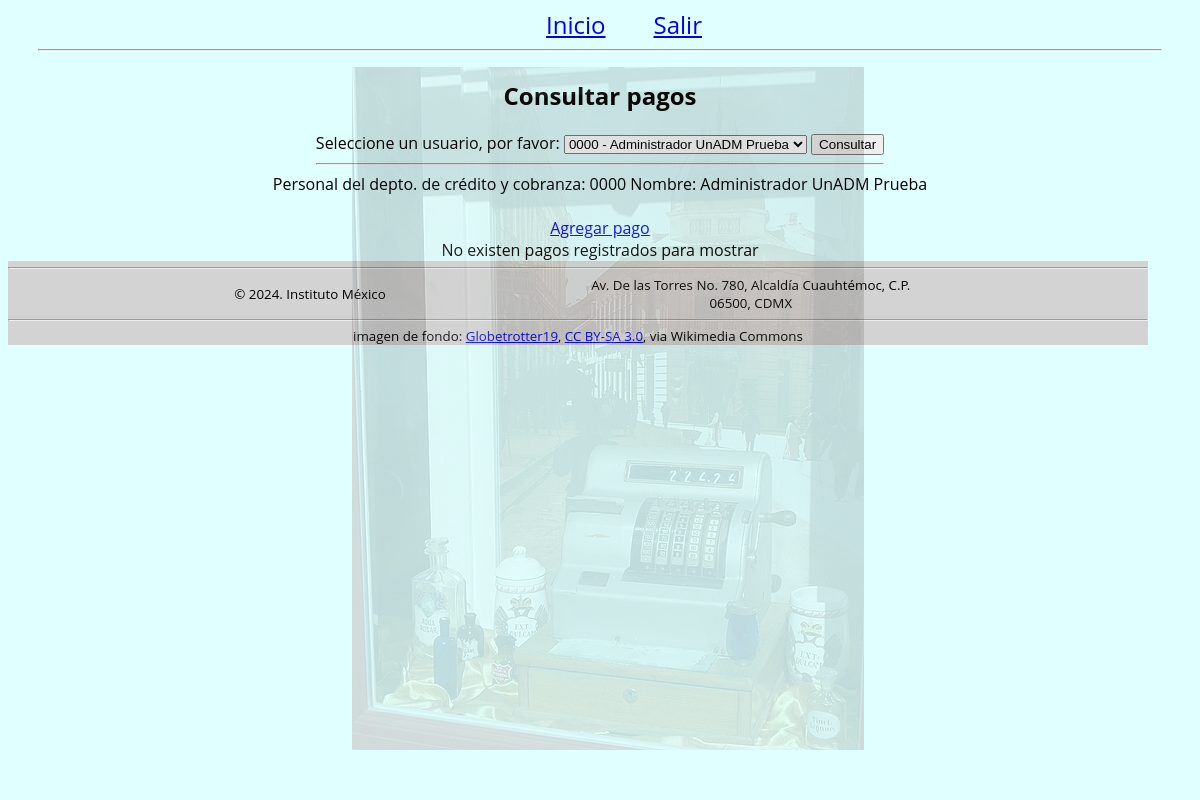
The page /pago/consultar.php (signed in) on the database its author committed.
### tables this page shows
CREATE TABLE IF NOT EXISTS Usuario(
    IDUsuario CHAR(4) NOT NULL PRIMARY KEY,
    Nombre VARCHAR(128) NOT NULL,
    ApellidoPaterno VARCHAR(128) NOT NULL,
    ApellidoMaterno VARCHAR(128) NULL,
    Edad INT,
    Sexo VARCHAR(25),
    Email VARCHAR(128) NULL,
    TipoUsuario VARCHAR(3) NOT NULL,  
    Password VARCHAR(64));

### usuario/usuario.php (called while the page is built, shortened)
<?php
require_once $_SERVER["DOCUMENT_ROOT"] . '/comun/database.php';
class Usuario
{
    private $db;
    public $nombre;
    public $apellidoPaterno;
    public $apellidoMaterno;
    public $tipoUsuario;
    function __construct()
    {
        $this->db = new Database();
    }
    public static function getUsuarioFirmado() {
        if(isset($_SESSION["UsuarioFirmado"])) {
            return $_SESSION["UsuarioFirmado"];
        }
        return null;
    }
    public function leerUsuarios()
    {
        $sql = $this->db->prepare('SELECT * FROM Usuario');
        if ($sql->execute()) {
            $resultado = $sql->fetchAll();
            return $resultado;
        }
    }
    public function asignarValores($arrValores)
    {
        $this->nombre = $arrValores['Nombre'];
        $this->apellidoPaterno = $arrValores['ApellidoPaterno'];
        $this->apellidoMaterno = $arrValores['ApellidoMaterno'];
        $this->tipoUsuario = $arrValores['TipoUsuario'];
    }
    public function descripcionTipo() {
        $arrTipoDescr = array(
            "PDC" => "Personal del depto. de crédito y cobranza",
            "PF" => "Padre de famila"
        );
        if(array_key_exists($this->tipoUsuario, $arrTipoDescr)) {
            return $arrTipoDescr[$this->tipoUsuario];
        }
        return $this->tipoUsuario." no reconocido";
    }
    public function esPDC() {
        return $this->tipoUsuario == 'PDC';
    }
    public function nombreCompleto() {
        $nombres = [
            $this->nombre,
            $this->apellidoPaterno,
            $this->apellidoMaterno
          ];
        return implode(" ", $nombres);
    }
}

### usuario/usuario-firmado.php (called while the page is built)
<?php
$usuarioFirmado = Usuario::getUsuarioFirmado();
if ($usuarioFirmado) {
    $esUsuarioPDC = $usuarioFirmado->esPDC();
} else if (!isset($redirectHome) || $redirectHome) {
    $uri = 'http://' . $_SERVER['HTTP_HOST'];
?>
    <script>
        window.location.href="<?=$uri?>";
    </script>
<?php
}
?>

### comun/database.php (called while the page is built, shortened)
<?php
class Database{
    private $con;
    private $dbhost="localhost";
    private $dbname="id21258147_progweb2";
    private $dbuser="id21258147_administrador";
    private $dbpass="Progweb2#";
    public function connect_db() {
        try {
            $this->con = new PDO("mysql:host=$this->dbhost;dbname=$this->dbname",
                $this->dbuser,
                $this->dbpass);
            $this->con->setAttribute(PDO::ATTR_ERRMODE, PDO::ERRMODE_EXCEPTION);
            $this->con->exec("Set character set utf8 ");
            return true;
        }
        catch(PDOException $e) {
            echo "Conexión a la base de datos falló. Eror: " . $e->getMessage();
        }
        return false;
    }
    public function prepare(string $statement, array $driver_options = array()) {
        return $this->con->prepare($statement, $driver_options);
    }
}
?>

### pago/pago.php (called while the page is built, shortened)
<?php
require_once $_SERVER["DOCUMENT_ROOT"] . '/comun/database.php';
class Pago extends Database {
    public function leerPagos($idUsuario)
    {
        try {
            $sql = $this->prepare("SELECT * FROM Pagos where IDUsuario = '$idUsuario'");
            if ($sql->execute()) {
                $resultado = $sql->fetchAll();
                return $resultado;
            }
        }
        catch (PDOException $ex) {
            $this->lastError = $ex->getMessage();
        }
    }
}
?>

### pago/consultar.php (the view, shortened to what this page needs)
<?php
include_once("../usuario/usuario-firmado.php");
include('pago.php');
?>
<!DOCTYPE html>
<html lang="es-MX">
<head>
    <?php
    if (!isset($usuario)) {
        $usuario = $usuarioFirmado;
    }
    $pago = new Pago();
    $listado = $pago->leerPagos($usuario->id);
    ?>
</head>
<body>
    <div id="marca-de-agua-pago"></div>
    <?php
    include('../menu.php');
    ?>
    <div id="contenido">
        <section">
            <span class="centrado">
                <div>
                    <h2>Consultar pagos</h2>
                </div>
                <div>
                    <?php
                    if ($esUsuarioPDC) {
                        include('form-sel-usuario.php');
                        ?>
                        <hr>
                        <?php
                    }
                    ?>
                </div>
                <div><?php echo $usuario->descripcionTipo() . ": $usuario->id Nombre: " . $usuario->nombreCompleto() ?></div>
                <br>
                <?php
                if ($esUsuarioPDC) {
                ?>
                    <div class="col-md-12">
                        <a href="/pago/registrar.php" class="btn btn-info add-new"><i class="fas fa-user-plus"></i>
                            Agregar pago
                        </a>
                    </div>
                <?php
                }
                if (count($listado) > 0) {
                    ?>
                    <div><b>Pagos realizados</b></div>
                    <div>
                        <?php include("tabla-pagos.php") ?>
                    </div>
                    <?php
                } else {
                    ?>
                    <div>No existen pagos registrados para mostrar</div>
                    <?php
                }
                ?>
    </div>
    <?php
    include('../footer.php');
    ?>
</body>
</html>

### css/estilo.css (style rules this page uses)
body { background-color: lightcyan; color: darkmagenta; font-family: Ubuntu, 'open sans', Tahoma, Arial; }
#contenido { width: 90%; margin: 0px auto 0px; color: black; }
.centrado { display: flex; flex-flow: column; align-items: center; }
div#marca-de-agua-pago { position: fixed; width: 100%; height: 100%; z-index: 99999; background: url('/imagenes/cash_register.jpg') center center no-repeat; pointer-events: none; opacity: 0.15; }

### rows shown on the page
usuario: TipoUsuario "Personal del depto. de crédito y cobranza", IDUsuario "0000"

### other values the page prints
$usuario->nombreCompleto() "Administrador UnADM Prueba"
form field usuarioSeleccionado "0000 - Administrador UnADM Prueba"
